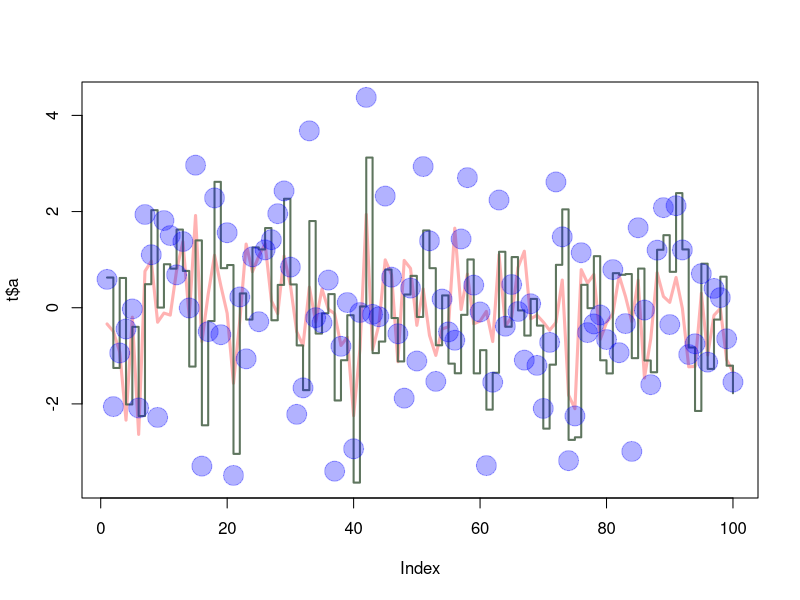

Here is the R script that generated this plot:
x1=rnorm(100)
x2=rnorm(100)
x3=rnorm(100)
t=data.frame(a=x1,b=x1+x2,c=x1+x2+x3)

plot(t$a, type="l", ylim=range(t), lwd=3, col=rgb(1,0,0,0.3))
lines(t$b, type="s", lwd=2, col=rgb(0.3,0.4,0.3,0.9))
points(t$c, pch=20, cex=4,
col=rgb(0,0,1,0.3))

#plot(t)
#sd(t)
#print(sapply(t, sd))

